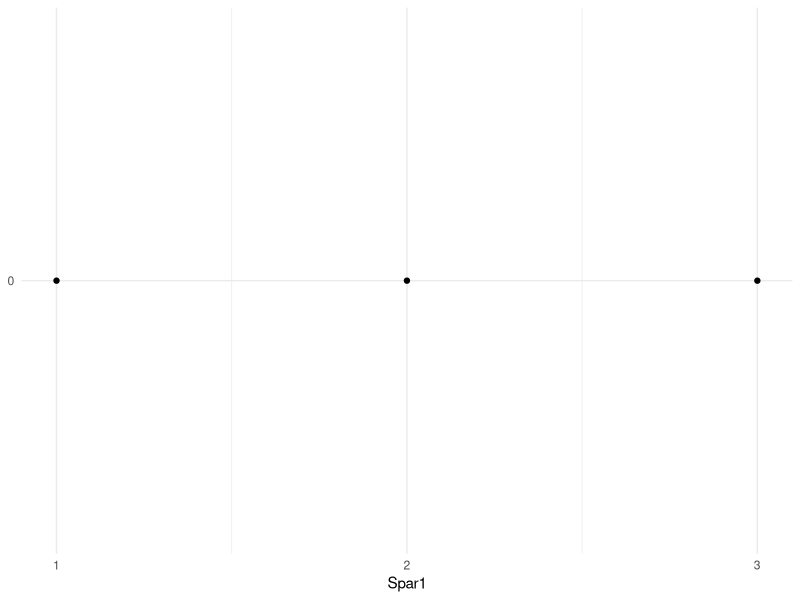
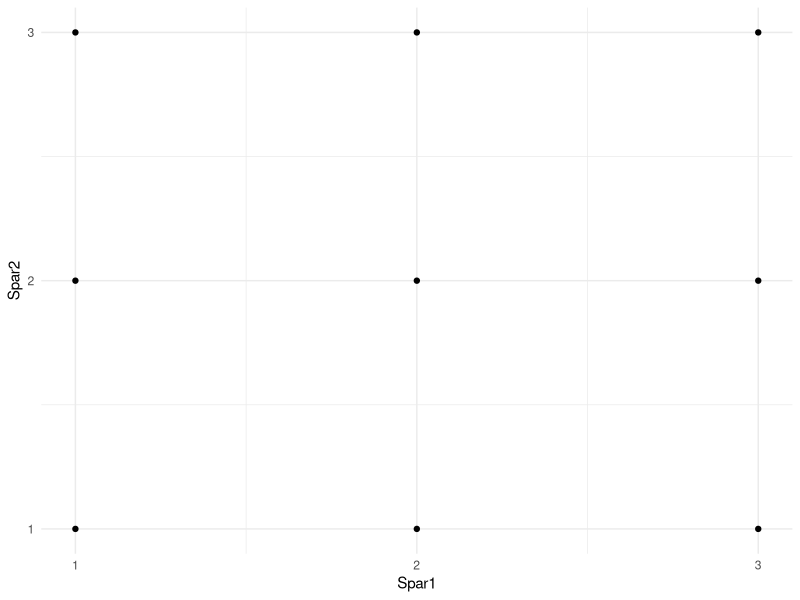
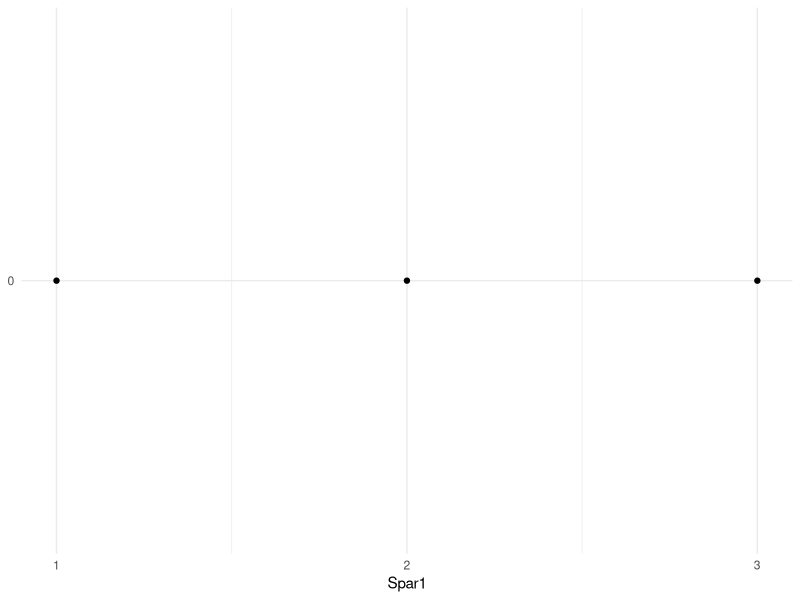
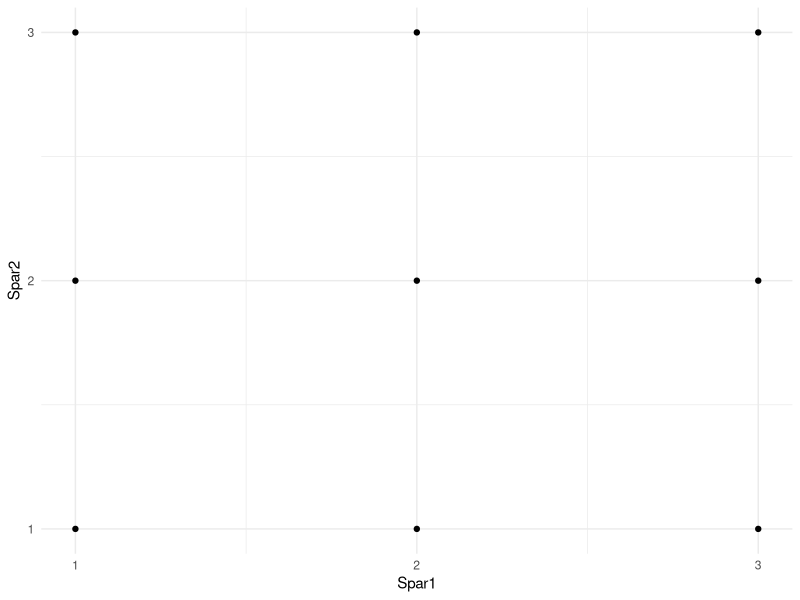
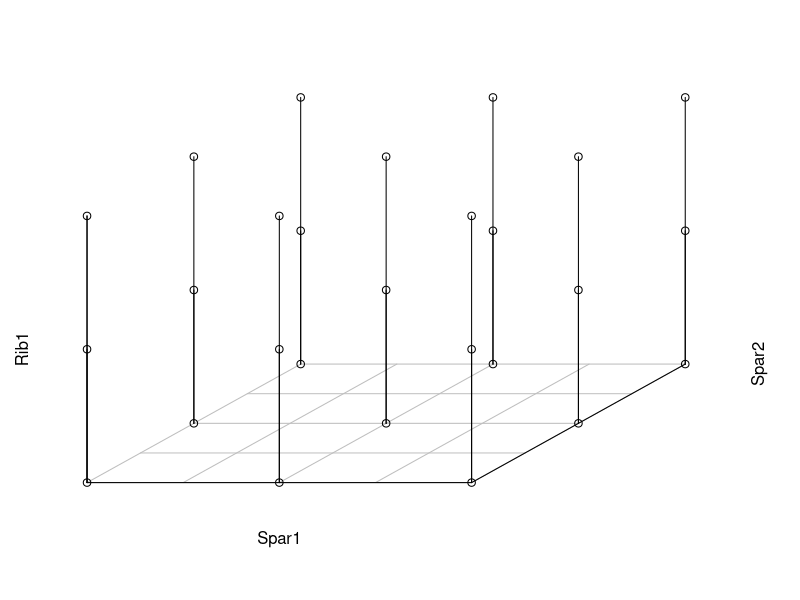

These charts were generated, in order, by the following R code:
## ---- chunk 1
library(tidyverse)
## ---- chunk 2
df1 <-
    tribble(
        ~Strength, ~Spar1,
              "?",     1L,
              "?",     2L,
              "?",     3L
    )

df2 <-
    map_dfr(seq(3), ~bind_cols(df1, tibble(Spar2 = rep(., times = dim(df1)[1]))))

df3 <-
    map_dfr(seq(3), ~bind_cols(df2, tibble(Rib1 = rep(., times = dim(df2)[1]))))

df4 <-
    map_dfr(seq(3), ~bind_cols(df3, tibble(Rib2 = rep(., times = dim(df3)[1]))))

df5 <-
    map_dfr(seq(3), ~bind_cols(df4, tibble(Rib3 = rep(., times = dim(df4)[1]))))
## ---- chunk 3
df1 %>%
    knitr::kable(format = "latex")
## ---- chunk 4
df2 %>%
    knitr::kable(format = "latex")
## ---- chunk 5
df3 %>%
    knitr::kable(format = "latex")
## ---- chunk 6
df4 %>%
    knitr::kable(format = "latex")
## ---- chunk 7
df1 %>%
    ggplot(aes(x = Spar1, y = 0)) +
    geom_point() +
    theme_minimal() +
    scale_x_continuous(breaks = c(1,2,3)) +
    scale_y_continuous(breaks = c(0)) +
    labs(
        y = NULL
    )

ggsave(filename = "../slides/images/points1.eps")
## ---- chunk 8
df2 %>%
    ggplot(aes(x = Spar1, y = Spar2)) +
    geom_point() +
    theme_minimal() +
    scale_x_continuous(breaks = c(1,2,3)) +
    scale_y_continuous(breaks = c(1,2,3))

ggsave(filename = "../slides/images/points2.eps")
## ---- chunk 9
library(scatterplot3d)

png(filename =  "../slides/images/points3.png")
scatterplot3d(
    df3$Spar1,
    df3$Spar2,
    df3$Rib1 - 1,
    tick.marks = FALSE,
    xlab = "Spar1",
    ylab = "Spar2",
    zlab = "Rib1",
    lty.axis = NULL,
    grid = TRUE,
    box = FALSE,
    type = "h"
)
dev.off()
